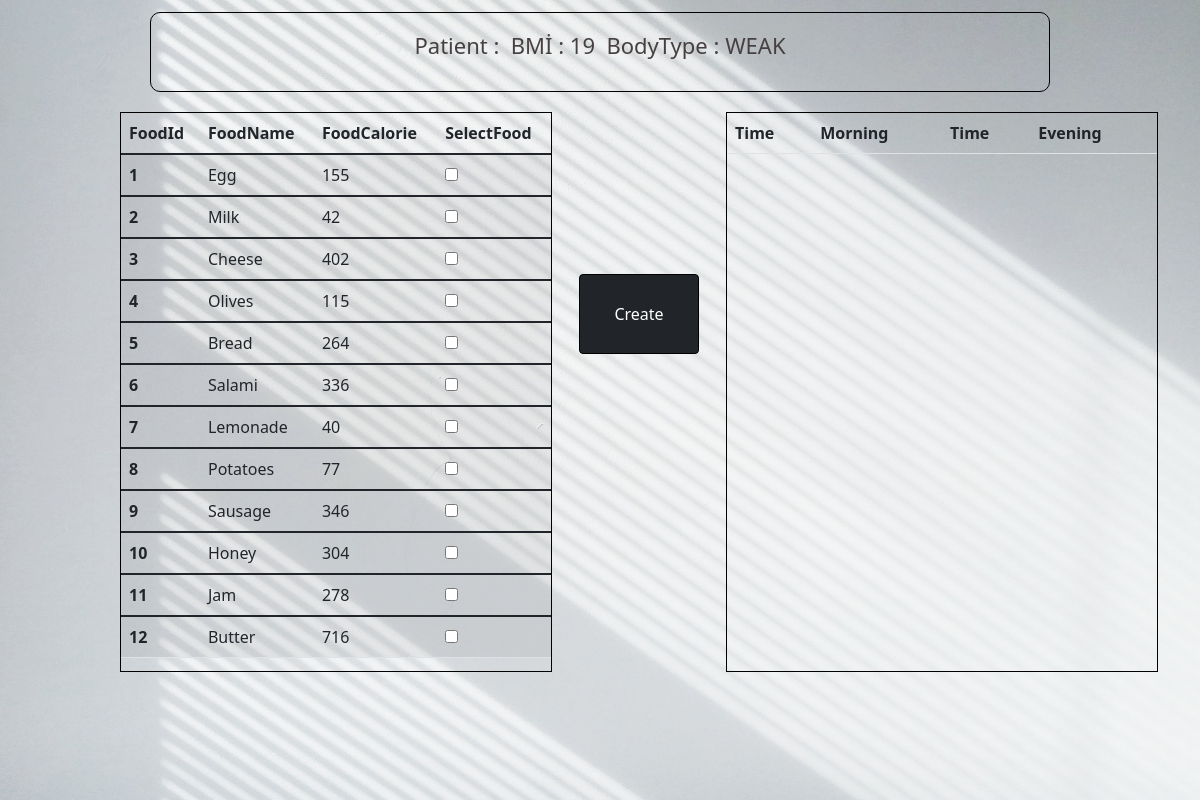
The app's page /menu/ with its own data.
### home/models.py (models this page shows)
class patientInfo(models.Model):
    userName = models.CharField(max_length=120)
    bodyBmi = models.IntegerField()
    bodyInfo = models.CharField(max_length=120)

### menus/models.py (models this page shows)
class foodInfo(models.Model):
    foodName = models.CharField(max_length=100)
    foodCalorie = models.IntegerField()

### menus/views.py (the view, shortened to what this page needs)
# urls.py: path('menu/', menu_view, name='menus')
def menu_view(request):
    morningPlan = []
    morningTime = "9:00"
    eveningPlan = []
    eveningTime = "18:00"
    mPlan = []
    ePlan = []
    a = 0
    b = 0
    foodInfos = foodInfo.objects.all()
    patientInfos = patientInfo.objects.get(id=23)
    return render(request,'diet-plan/diet-plan.html',{'foodInfos':foodInfos,'patientInfos':patientInfos,
    'morningPlan':mPlan,'eveningPlan':ePlan,'morningTime':morningTime,'eveningTime':eveningTime})

### templates/diet-plan/diet-plan.html (shortened to what this page needs)
{% extends 'base.html' %}
{% load static %}
{% block link %} {% static 'css/menus.css' %} {% endblock link %}
{% block body %}
    <div class="cont">
        {% include 'diet-plan/header.html'  %}
        <main>
            <article>
                <form method="POST">
                {% include 'diet-plan/article1.html'  %}
            </article>
            <button type="submit" class="btn btn-dark creater">Create</button>
            <article>
                {% include 'diet-plan/article2.html'  %}
            </article>
        </main>
        <img src="{% static 'img/menus.jpg' %}" id="background-image">
    </div>
{% endblock body %}

### templates/base.html (shortened to what this page needs)
{% load static %}
<!DOCTYPE html>
<html lang="en">
<head>
    <link rel="stylesheet" href="{% static 'css/bootstrap.min.css' %}">
    <link rel="stylesheet" href="{% block link %} {% endblock link %}">
</head>
<body>
    {% block body %}
    {% endblock %}
</body>
</html>

### templates/diet-plan/header.html
{% block body %}
<div class="header">
    <div class="header-ort">
        <div class="heads">
        <div id="user-name"> Patient : {{request.user.username}} &nbsp;</div>
        <div id="user-name"> BMİ :   {{patientInfos.bodyBmi}}   &nbsp; </div>
        <div id="user-name"> BodyType :   {{patientInfos.bodyInfo}}   </div>
        </div>
    </div>
</div>
{% endblock body%}

### templates/diet-plan/article1.html
{% block body %}
    <table class="table table-striped">
        <thead>
          <tr>
            <th scope="col">FoodId</th>
            <th scope="col">FoodName</th>
            <th scope="col">FoodCalorie</th>
            <th scope="col">SelectFood</th>
          </tr>
        </thead>
        {% for foodInfo in foodInfos %}
        <tbody>
          <tr>
            <th scope="row">{{foodInfo.id}}</th>
            <td>    {{foodInfo.foodName}}</td>
            <td> {{foodInfo.foodCalorie}}</td>
            <td> <input type="checkbox" value={{foodInfo.id}} name="foods"></td>
          </tr>
        </tbody>
        {% endfor %}
      </table>
{% endblock body%}

### templates/diet-plan/article2.html (shortened to what this page needs)
{% block body %}
<table class="table table-striped plan">
    <thead>
      <tr>
        <th scope="col">Time</th>
        <th scope="col">Morning</th>
      </tr>
    </thead>
  </table>
  <table class="table table-striped plan">
    <thead>
      <tr>
        <th scope="col">Time</th>
        <th scope="col">Evening</th>
      </tr>
    </thead>
  </table>
{% endblock body %}

### static/css/menus.css (style rules this page uses)
* { margin: 0; padding: 0; }
.cont { position: relative; }
#background-image { width: 100%; height: 100vh; position: absolute; z-index: 0; }
.header { margin-top: 1.5vh; width: 100%; position: absolute; z-index: 1; }
.header-ort { height: 10vh; border: 1px solid black; position: relative; margin: auto; width: 75%; border-radius: 10px; }
.heads { margin-top: 2vh; display: flex; justify-content: center; }
#user-name { font-size: 22px; color: #474040; }
main { z-index: 1; position: absolute; width: 90%; margin-top: 14vh; margin-left: 10%; }
article { border: 0.5px solid black; width: 40%; height: 70vh; position: relative; float: left; overflow: scroll; }
.plan { float: left; width: 50%; }
.creater { width: 15vh; height: 10vh; border: 1px solid black; position: relative; float: left; margin-left: 2.5%; margin-right: 2.5%; margin-top: 15%; }

### records on screen
patientInfo: bodyBmi "19", bodyInfo "WEAK"
foodInfo: id "1", foodName "Egg", foodCalorie "155"
foodInfo: id "2", foodName "Milk", foodCalorie "42"
foodInfo: id "3", foodName "Cheese", foodCalorie "402"
foodInfo: id "4", foodName "Olives", foodCalorie "115"
foodInfo: id "5", foodName "Bread", foodCalorie "264"
foodInfo: id "6", foodName "Salami", foodCalorie "336"
foodInfo: id "7", foodName "Lemonade", foodCalorie "40"
foodInfo: id "8", foodName "Potatoes", foodCalorie "77"
foodInfo: id "9", foodName "Sausage", foodCalorie "346"
foodInfo: id "10", foodName "Honey", foodCalorie "304"
foodInfo: id "11", foodName "Jam", foodCalorie "278"
foodInfo: id "12", foodName "Butter", foodCalorie "716"
